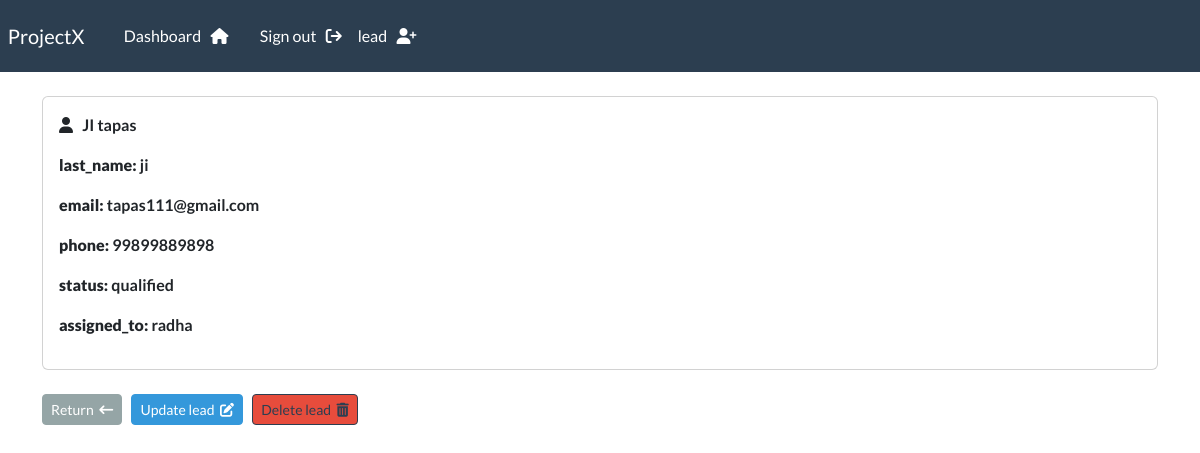
The page /leads/3 (signed in) on the database its author committed.
### webapp/models.py (models this page shows, shortened)
class Lead(models.Model):
    STATUS_CHOICES = (
        ('new', 'New'),
        ('contacted', 'Contacted'),
        ('qualified', 'Qualified'),
        ('converted', 'Converted'),
        ('lost', 'Lost'),
    )
    first_name = models.CharField(max_length=100)
    last_name = models.CharField(max_length=100)
    email = models.EmailField(max_length=255)
    phone = models.CharField(max_length=20)
    status = models.CharField(max_length=20, choices=STATUS_CHOICES, default='new')
    created_by = models.ForeignKey(User, on_delete=models.CASCADE, related_name='created_leads')
    assigned_to = models.ForeignKey(User, on_delete=models.SET_NULL, null=True, blank=True, related_name='assigned_leads')
    created_at = models.DateTimeField(auto_now_add=True)
    updated_at = models.DateTimeField(auto_now=True)

### webapp/views.py (the view)
# urls.py: path('leads/<int:pk>', views.singular_lead, name="lead"),
@login_required(login_url='my-login')
def singular_lead(  request, pk):
     lead = Lead.objects.get(id=pk)
     context = {'lead': lead}
     return render(request, 'webapp/view-lead.html', context=context)

### webapp/templates/webapp/view-lead.html (shortened to what this page needs)
{% extends 'webapp/base.html' %}
{% block content %}
   <div class="card">
        <div class="card-body">
            <i class="fas fa-user"></i> &nbsp;
            <strong>
            {{ lead.last_name|upper }} {{ lead.first_name }} </p>
            <p> <strong> last_name: </strong>{{ lead.last_name }} </p>
            <p> <strong> email: </strong>{{ lead.email }} </p>
            <p><strong>phone: </strong>{{ lead.phone }}</p>
            <p><strong>status: </strong>{{ lead.status }}</p>
            <p><strong>assigned_to: </strong>{{ lead.assigned_to }}</p>
        </div>
   </div>
   <br>
    <a class="btn btn-secondary btn-sm" href="{% url 'leads' %}">
         Return &nbsp;<i class="fa-solid fa-arrow-left-long"></i>
     </a>
       <a class="btn btn-info btn-sm" href="{% url 'update-lead' lead.id %}">
          Update lead &nbsp;<i class="fa-solid fa-pen-to-square"></i>
     </a>
     <a class="btn btn-outline-primary btn-danger btn-sm" href="{% url 'delete-lead' lead.id %}">
          Delete lead &nbsp;<i class="fa-solid fa-trash-can"></i>
     </a>
{% endblock %}

### rows shown on the page
Lead: last_name "JI", first_name "tapas", last_name "ji", email "tapas111@gmail.com", phone "99899889898", status "qualified", assigned_to "radha"
